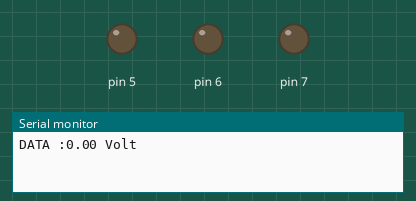
Bench run of a sketch on a simulated Arduino Uno, built with avr-gcc and run on an emulated ATmega328P. On the bench: output pins drawn as LEDs (lit = HIGH), the last lines printed to the serial monitor.

Above: at 0.05 s.
At 6.47 s:
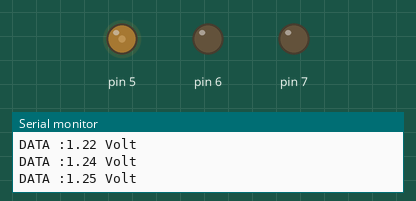
At 19.92 s:
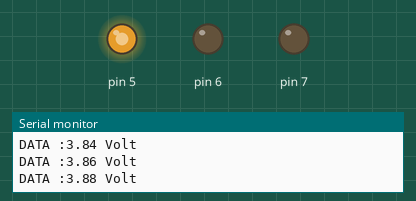
At 39.89 s:
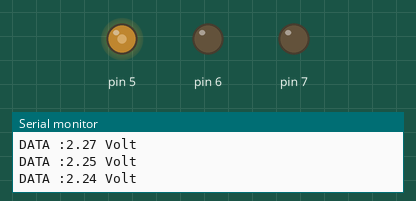
Timing chart, 0 to 40.0 s (numbered marks = the images above):
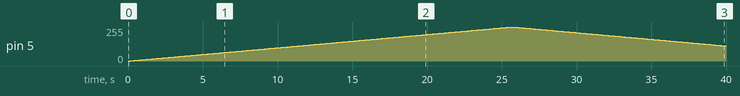

The sketch:

0.PWM.ino
```cpp
void setup() {
  Serial.begin(9600);
  for(float i=5; i<=7; i++){
pinMode(i,OUTPUT);
  }
}

void loop() {
  for(float i=0; i<=255; i++)
  {
analogWrite(5,i);
//float hasil=map(i,0,255,0,5);
float hasil=(5.0/255.0)*i;
Serial.print("DATA :"+String(hasil)+" Volt");
Serial.println();
delay(100);

  }
  {
  for(float i=255; i>=0; i--)
  {
analogWrite(5,i);
//float hasil=map(i,0,255,0,5);
float hasil=(5.0/255.0)*i;
Serial.print("DATA :"+String(hasil)+" Volt");
Serial.println();
delay(100);
  }}  }
```

Measured:
- by itself, pin 5: rises from 0/255 to 255/255 in 25.5 s, then falls to 113/255 in 14.4 s
